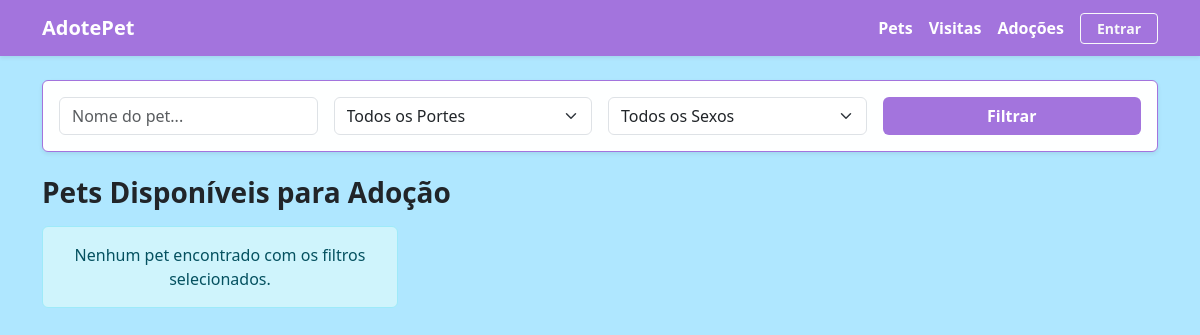
/?page=5&q=&porte=&sexo=, run on an earlier commit of the app's database.
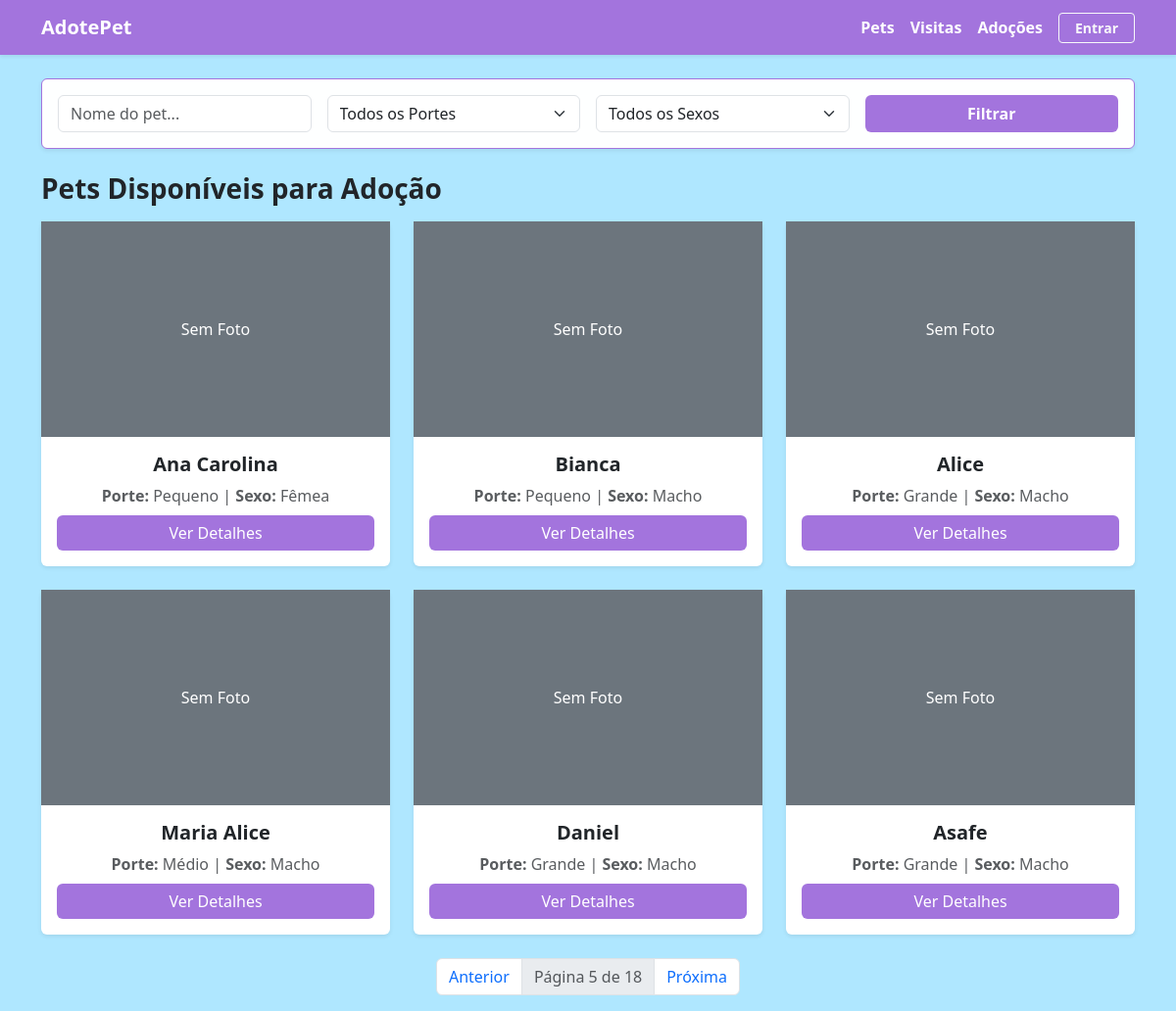
And on a later commit of the database.
### pets/models.py (models this page shows, shortened)
class Pet(models.Model):
    nome= models.CharField(max_length=100)
    cor = models.CharField(max_length=50)
    data_nascimento = models.DateField(null=True, blank=True)
    sexo = models.CharField(max_length=1, choices=SEXOS)
    porte = models.CharField(max_length=1, choices=PORTES)
    peso = models.DecimalField(max_digits=5,decimal_places=2, null=True, blank=True)
    status = models.CharField(max_length=1, choices=STATUS_ADOÇAO, default='D')
    raca = models.ForeignKey(Raca, on_delete=models.PROTECT, related_name="pets")
    responsavel = models.ForeignKey(settings.AUTH_USER_MODEL, on_delete=models.PROTECT, related_name="pets")
    foto = models.ImageField(upload_to='pets/', null= True, blank=True)  # Definido assim temporariamente
    class Meta:
            verbose_name= "Pet"
            verbose_name_plural= "Pets"
            ordering= ["nome"]

### pets/views.py (the view)
# urls.py: path('', views.lista_pets, name='lista_pets'),
def lista_pets(request):
    query = request.GET.get('q', '')
    especie_id = request.GET.get('especie', '')
    porte = request.GET.get('porte', '')
    sexo = request.GET.get('sexo', '')
    pets = Pet.objects.all().order_by('-id')
    if query:
        pets = pets.filter(nome__icontains= query)
    if especie_id:
        pets = pets.filter(raca__especie =especie_id)
    if porte:
        pets = pets.filter(porte=porte)
    if sexo:
        pets = pets.filter(sexo=sexo)
    paginator = Paginator(pets, 6)
    page_number = request.GET.get('page')
    page_obj = paginator.get_page(page_number)
    context = {
        'page_obj': page_obj,
        'query': query,
    }
    return render (request, 'pets/lista_pets.html', context)

### pets/templates/pets/lista_pets.html (shortened to what this page needs)
{% extends 'base.html' %}
{% block content %}
<div class="card p-3 mb-4 shadow-sm bg-custom-light border-custom">
  <form method="GET" action="{% url 'lista_pets' %}" class="row g-3">
    <div class="col-md-3">
      <input type="text" name="q" value="{{ query }}" class="form-control" placeholder="Nome do pet...">
    </div>
    <div class="col-md-3">
      <select name="porte" class="form-select">
        <option value="">Todos os Portes</option>
      </select>
    </div>
    <div class="col-md-3">
      <select name="sexo" class="form-select">
        <option value="">Todos os Sexos</option>
      </select>
    </div>
    <div class="col-md-3 d-grid">
      <button type="submit" class="btn btn-custom-primary fw-bold">Filtrar</button>
    </div>
  </form>
</div>
<h3 class="mb-3 fw-bold text-dark">Pets Disponíveis para Adoção</h3>
<div class="row row-cols-1 row-cols-md-3 g-4">
  {% for pet in page_obj %}
    <div class="col">
      <div class="card h-100 shadow-sm border-0">
        {% if pet.foto %}
          <img src="{{ pet.foto.url }}" class="card-img-top" alt="{{ pet.nome }}" style="height: 220px; object-fit: cover;">
        {% else %}
          <div class="bg-secondary text-white d-flex align-items-center justify-content-center" style="height: 220px;">
            <span>Sem Foto</span>
          </div>
        {% endif %}
        <div class="card-body text-center">
          <h5 class="card-title fw-bold">{{ pet.nome }}</h5>
          <p class="card-text text-muted mb-2">
            <strong>Porte:</strong> {{ pet.get_porte_display|default:pet.porte }} |
            <strong>Sexo:</strong> {{ pet.get_sexo_display|default:pet.sexo }}
          </p>
          <a href="{% url 'detalhe_pet' pet.pk %}" class="btn btn-custom-primary w-100">Ver Detalhes</a>
        </div>
      </div>
    </div>
  {% empty %}
    <div class="col-12">
      <div class="alert alert-info text-center">Nenhum pet encontrado com os filtros selecionados.</div>
    </div>
  {% endfor %}
</div>
{% if page_obj.has_other_pages %}
  <nav class="mt-4">
    <ul class="pagination justify-content-center">
      {% if page_obj.has_previous %}
        <li class="page-item">
          <a class="page-link" href="?page={{ page_obj.previous_page_number }}&q={{ query }}&porte={{ porte_selecionado }}&sexo={{ sexo_selecionado }}">Anterior</a>
        </li>
      {% endif %}
      <li class="page-item disabled"><span class="page-link">Página {{ page_obj.number }} de {{ page_obj.paginator.num_pages }}</span></li>
      {% if page_obj.has_next %}
        <li class="page-item">
          <a class="page-link" href="?page={{ page_obj.next_page_number }}&q={{ query }}&porte={{ porte_selecionado }}&sexo={{ sexo_selecionado }}">Próxima</a>
        </li>
      {% endif %}
    </ul>
  </nav>
{% endif %}
{% endblock %}

What changed in the data, as far as the page shows it:
added Pet: foto "Sem Foto", nome "Ana Carolina", porte "Pequeno", sexo "Fêmea"
added Pet: foto "Sem Foto", nome "Bianca", porte "Pequeno", sexo "Macho"
added Pet: foto "Sem Foto", nome "Alice", porte "Grande", sexo "Macho"
added Pet: foto "Sem Foto", nome "Maria Alice", porte "Médio", sexo "Macho"
added Pet: foto "Sem Foto", nome "Daniel", porte "Grande", sexo "Macho"
added Pet: foto "Sem Foto", nome "Asafe", porte "Grande", sexo "Macho"
Also different on the page:
{{ page_obj.number }}: (not shown) → "5"
{{ page_obj.paginator.num_pages }}: (not shown) → "18"
text no longer shown: "Nenhum pet encontrado com os filtros selecionados."
text now shown: "Anterior Página de Próxima"
